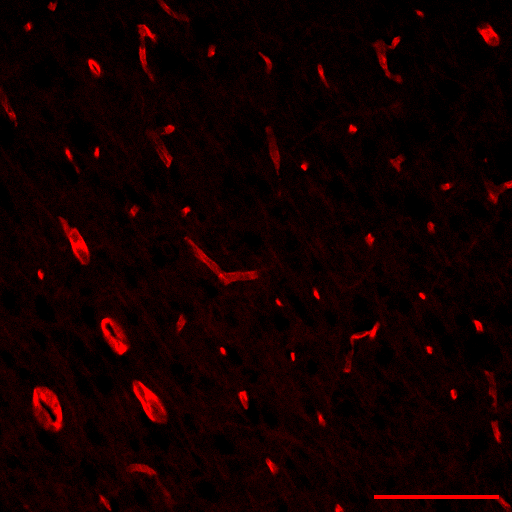
#> input picture day_2/imgs/IHC.png, 512 x 512 px
$ python 4_image_manipulation_skimage.py
#> lines starting #> are read from the running program, lines starting #| are printed output that depends on the picture
# Basics of Image Manipulation with scikit-image (skimage)
# https://scikit-image.org/docs/stable/user_guide/getting_started.html

# Step 1: Install scikit-image
# If you haven't already, you can install scikit-image using pip:
# pip install scikit-image

# Step 2: Import the scikit-image library
import skimage.io as io
import skimage.color as color
from skimage.transform import resize, rotate
from skimage.util import img_as_ubyte

# Step 3: Load an image
image_path = "imgs/IHC.png"  # Replace with the path to your image
img = io.imread(image_path)
#> img is the input picture: shape (512, 512, 3); mean R, G, B 19.4, 0, 0

# Step 4: Display basic image properties
print("Image Shape:", img.shape)
#| Image Shape: (512, 512, 3)
print("Image Data Type:", img.dtype)
#| Image Data Type: uint8

# Step 5: Display the image
io.imshow(img)
io.show()

# Step 6: Convert the image to grayscale
img_gray = color.rgb2gray(img)
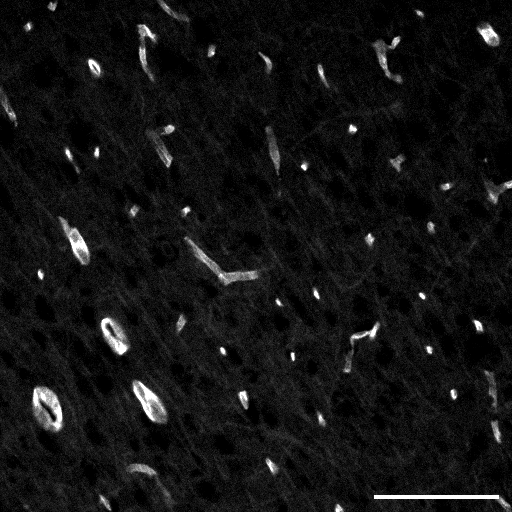
#> img_gray: shape (512, 512) float64; min 0, max 0.212, mean 0.0162; drawn with min black and max white
img_gray = img_as_ubyte(img_gray)    # Convert to uint8 because skimgae uses float64 by default
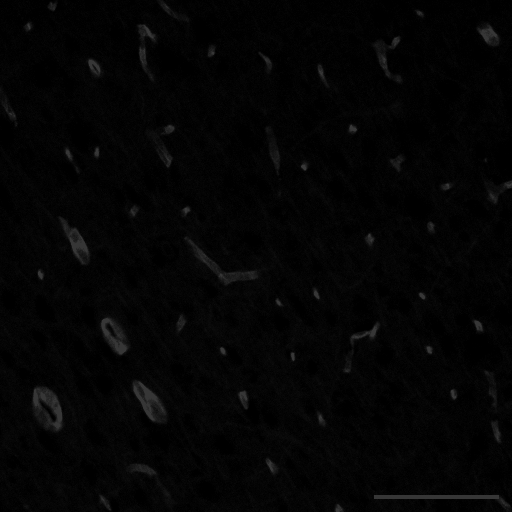
#> img_gray: shape (512, 512); min 0, max 54, mean 4.1
io.imshow(img_gray, cmap='gray')
io.show()

# Step 7: Resize the image
new_size = (200, 200)
img_resized = resize(img, new_size, anti_aliasing=True)
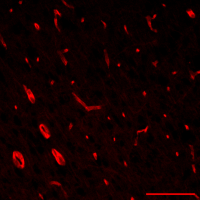
#> img_resized: shape (200, 200, 3) float64; mean R, G, B 0.0761, 0, 0
img_resized = img_as_ubyte(img_resized)  # Convert to uint8 because skimgae uses float64 by default
io.imshow(img_resized)
io.show()

# Step 8: Crop a portion of the image
x, y, w, h = 50, 50, 100, 100  # (x, y) is the top-left corner, (w, h) is the width and height of the region
img_cropped = img[y:y+h, x:x+w]
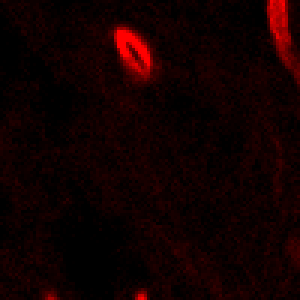
#> img_cropped: shape (100, 100, 3) (shown 3 times larger); mean R, G, B 18.3, 0, 0
io.imshow(img_cropped)
io.show()

# Step 9: Rotate the image
angle = 45  # Rotate by 45 degrees
img_rotated = rotate(img, angle, resize=True)
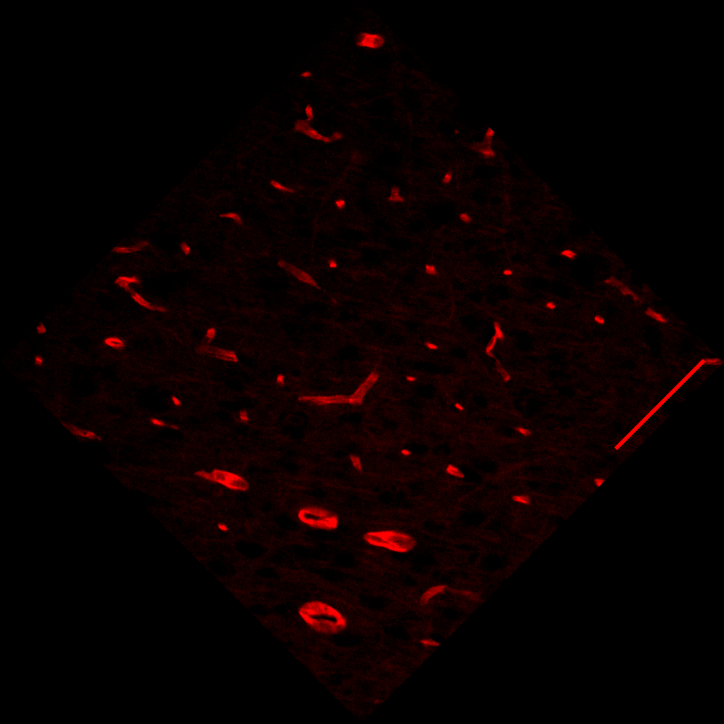
#> img_rotated: shape (724, 724, 3) float64; mean R, G, B 0.038, 0, 0
img_rotated = img_as_ubyte(img_rotated)  # Convert to uint8 because skimgae uses float64 by default
io.imshow(img_rotated)
io.show()

# Step 10: Save the modified image

io.imsave("grayscale_image.png", img_gray)
io.imsave("resized_image.jpg", img_resized)
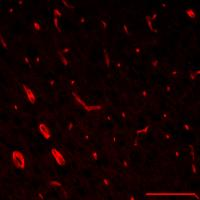
#> saved as resized_image.jpg: shape (200, 200, 3); mean R, G, B 19.2, 1.3, 1.5
io.imsave("cropped_image.jpg", img_cropped)
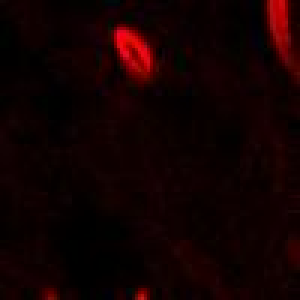
#> saved as cropped_image.jpg: shape (100, 100, 3) (shown 3 times larger); mean R, G, B 18, 0.9, 1
io.imsave("rotated_image.jpg", img_rotated)

$ run again, with day_2/imgs/MRI_no_cancer.jpeg saved as day_2/imgs/IHC.png
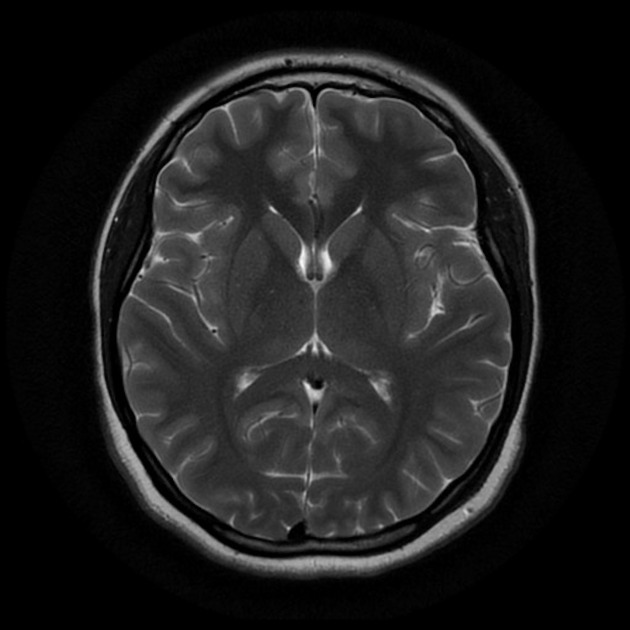
#> input picture day_2/imgs/MRI_no_cancer.jpeg, 630 x 630 px
#> img is the input picture: shape (630, 630); min 0, max 248, mean 29.7
#| Image Shape: (630, 630)
#| Image Data Type: uint8
#> `img_cropped = img[y:y+h, x:x+w]`:
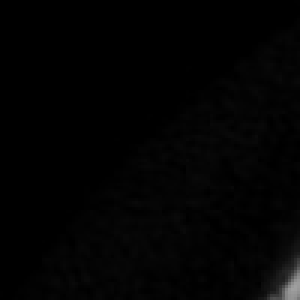
#> img_cropped: shape (100, 100) (shown 3 times larger); min 0, max 159, mean 2.7
#> `img_rotated = rotate(img, angle, resize=True)`:
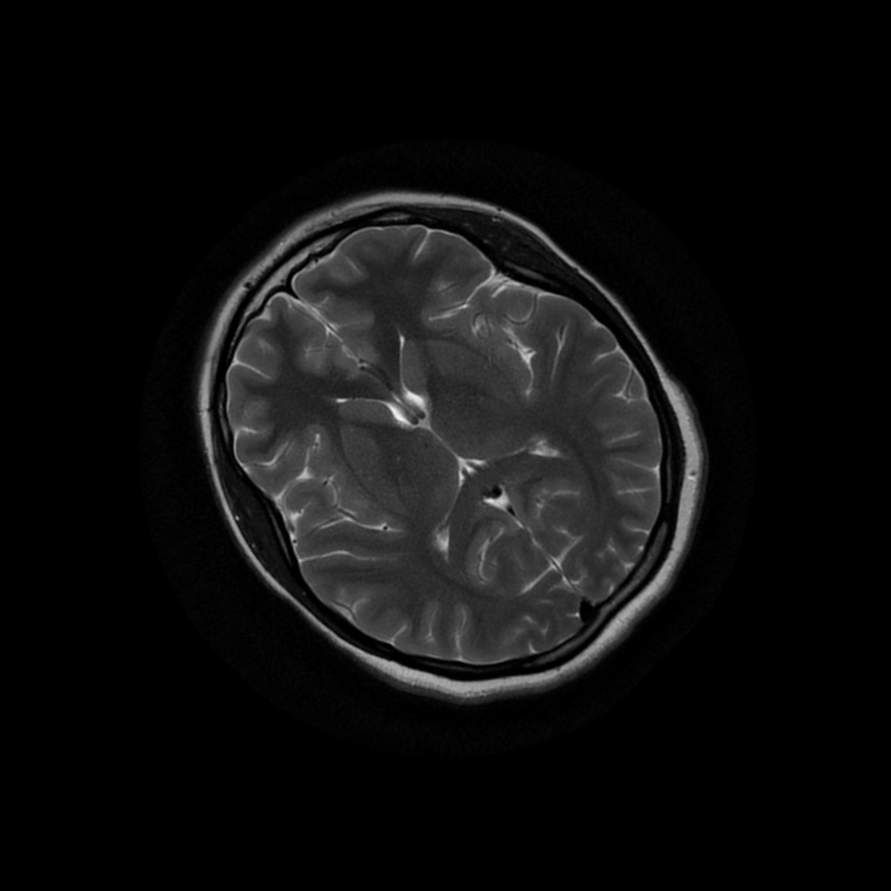
#> img_rotated: shape (891, 891) float64; min 0, max 0.971, mean 0.0583
